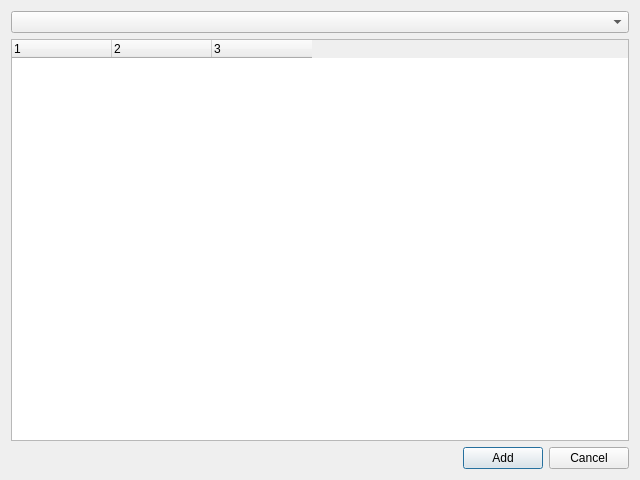
<?xml version="1.0" encoding="UTF-8"?>
<ui version="4.0">
 <class>form_field</class>
 <widget class="QDialog" name="form_field">
  <property name="geometry">
   <rect>
    <x>0</x>
    <y>0</y>
    <width>640</width>
    <height>480</height>
   </rect>
  </property>
  <property name="minimumSize">
   <size>
    <width>640</width>
    <height>480</height>
   </size>
  </property>
  <property name="windowTitle">
   <string>Dialog</string>
  </property>
  <layout class="QVBoxLayout" name="verticalLayout">
   <item>
    <widget class="QComboBox" name="combobox_topic"/>
   </item>
   <item>
    <widget class="QTreeWidget" name="tree_message">
     <property name="editTriggers">
      <set>QAbstractItemView::NoEditTriggers</set>
     </property>
     <property name="expandsOnDoubleClick">
      <bool>false</bool>
     </property>
     <property name="columnCount">
      <number>3</number>
     </property>
     <attribute name="headerStretchLastSection">
      <bool>false</bool>
     </attribute>
     <column>
      <property name="text">
       <string notr="true">1</string>
      </property>
     </column>
     <column>
      <property name="text">
       <string notr="true">2</string>
      </property>
     </column>
     <column>
      <property name="text">
       <string notr="true">3</string>
      </property>
     </column>
    </widget>
   </item>
   <item>
    <layout class="QHBoxLayout" name="horizontalLayout">
     <item>
      <spacer name="horizontalSpacer">
       <property name="orientation">
        <enum>Qt::Horizontal</enum>
       </property>
       <property name="sizeHint" stdset="0">
        <size>
         <width>40</width>
         <height>20</height>
        </size>
       </property>
      </spacer>
     </item>
     <item>
      <widget class="QPushButton" name="button_add">
       <property name="text">
        <string>Add</string>
       </property>
       <property name="icon">
        <iconset theme="list-add">
         <normaloff>.</normaloff>.</iconset>
       </property>
      </widget>
     </item>
     <item>
      <widget class="QPushButton" name="button_cancel">
       <property name="text">
        <string>Cancel</string>
       </property>
       <property name="icon">
        <iconset theme="cancel">
         <normaloff>.</normaloff>.</iconset>
       </property>
      </widget>
     </item>
    </layout>
   </item>
  </layout>
 </widget>
 <resources/>
 <connections/>
</ui>
